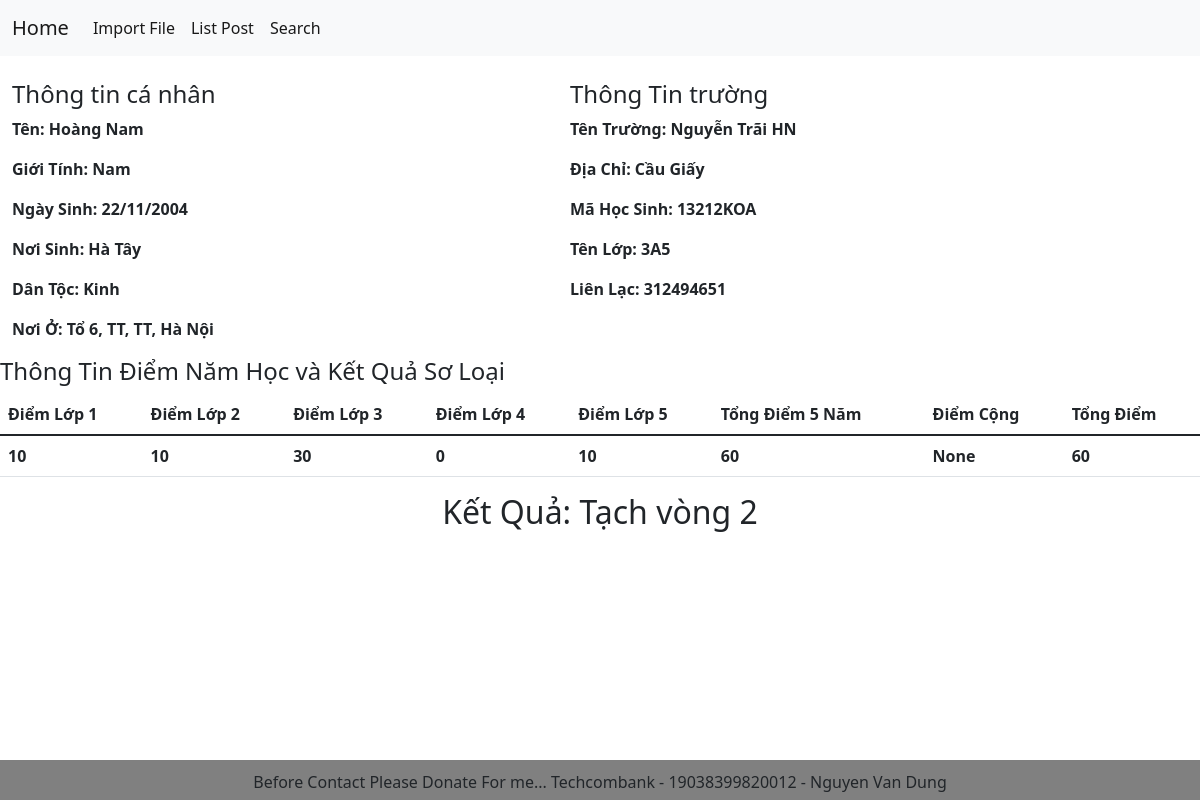
Page /studentdietail/4/ on the committed database.
### excel/models.py (models this page shows, shortened)
class Student(models.Model):
    school = models.CharField(max_length=100)
    district = models.CharField(max_length=100)
    student_id = models.CharField(max_length=50, unique= True)
    stu_class = models.CharField(max_length=30)
    name = models.CharField(max_length=100)
    date = models.CharField(max_length=200)
    sex = models.CharField(max_length=20)
    place_of_birth = models.CharField(max_length=100)
    ethnic = models.CharField(max_length=50)
    location = models.CharField(max_length=255)
    phone_number = models.IntegerField(blank=True)
    total_grade_1 = models.PositiveSmallIntegerField(blank=True)
    total_grade_2 = models.PositiveSmallIntegerField(blank=True)
    total_grade_3 = models.PositiveSmallIntegerField(blank=True)
    total_grade_4 = models.PositiveSmallIntegerField(blank=True)
    total_grade_5 = models.PositiveSmallIntegerField(blank=True)
    total_5_years = models.PositiveSmallIntegerField(blank=True)
    plus = models.PositiveSmallIntegerField(blank=True, null= True, default=0)
    total_all = models.PositiveSmallIntegerField(blank=True, null=True)
    decripsion = models.CharField(max_length=255)

### excel/views.py (the view)
# urls.py: path('studentdietail/<int:id>/',views.detail_student,name='student-detail')
def detail_student(request, id):
    context = {
        "student_detail":get_object_or_404(Student,pk=id)
    }
    return render(request, 'detail_student.html', context)

### excel/templates/detail_student.html
{% extends 'base.html' %}
{% block content %}
<br>
<div class='row container fw-semibold'>
    <div class='col-md-6'>
        <h4>Thông tin cá nhân</h4>
        <p>Tên: {{student_detail.name}}</p>
        <p>Giới Tính: {{student_detail.sex}}</p>
        <p>Ngày Sinh: {{student_detail.date}}</p>
        <p>Nơi Sinh: {{student_detail.place_of_birth}}</p>
        <p>Dân Tộc: {{student_detail.ethnic}}</p>
        <p>Nơi Ở: {{student_detail.location}}</p>
    </div>
    <div class="col-md-6">
        <h4>Thông Tin trường</h4>
        <p>Tên Trường: {{student_detail.school}}</p>
        <p>Địa Chỉ: {{student_detail.district}}</p>
        <p>Mã Học Sinh: {{student_detail.student_id}}</p>
        <p>Tên Lớp: {{student_detail.stu_class}}</p>
        <p>Liên Lạc: {{student_detail.phone_number}}</p>
    </div>
</div>
<div>
    <h4>Thông Tin Điểm Năm Học và Kết Quả Sơ Loại</h4>
    <table class="table">
        <thead>
            <tr>
                <th scope="col">Điểm Lớp 1</th>
                <th scope="col">Điểm Lớp 2</th>
                <th scope="col">Điểm Lớp 3</th>
                <th scope="col">Điểm Lớp 4</th>
                <th scope="col">Điểm Lớp 5</th>
                <th scope="col">Tổng Điểm 5 Năm</th>
                <th scope="col">Điểm Cộng</th>
                <th scope="col">Tổng Điểm</th>
            </tr>
        </thead>
        <tbody class="table-group-divider fw-semibold">
            <tr>
                <td>{{student_detail.total_grade_1}}</th>
                <td>{{student_detail.total_grade_2}}</td>
                <td>{{student_detail.total_grade_3}}</td>
                <td>{{student_detail.total_grade_4}}</td>
                <td>{{student_detail.total_grade_5}}</td>
                <td>{{student_detail.total_5_years}}</td>
                <td>{{student_detail.plus}}</td>
                <td>{{student_detail.total_all}}</td>
            </tr>
        </tbody>
      </table>
      <center><h2>Kết Quả: {{student_detail.decripsion}}</h2></center>
</div>
{% endblock content %}

### rows in the picture
Student: name "Hoàng Nam", sex "Nam", date "22/11/2004", place_of_birth "Hà Tây", ethnic "Kinh", location "Tổ 6, TT, TT, Hà Nội", school "Nguyễn Trãi HN", district "Cầu Giấy", student_id "13212KOA", stu_class "3A5", phone_number "312494651", total_grade_1 "10", total_grade_2 "10", total_grade_3 "30", total_grade_4 "0", total_grade_5 "10", total_5_years "60", plus "None", total_all "60", decripsion "Tạch vòng 2"
